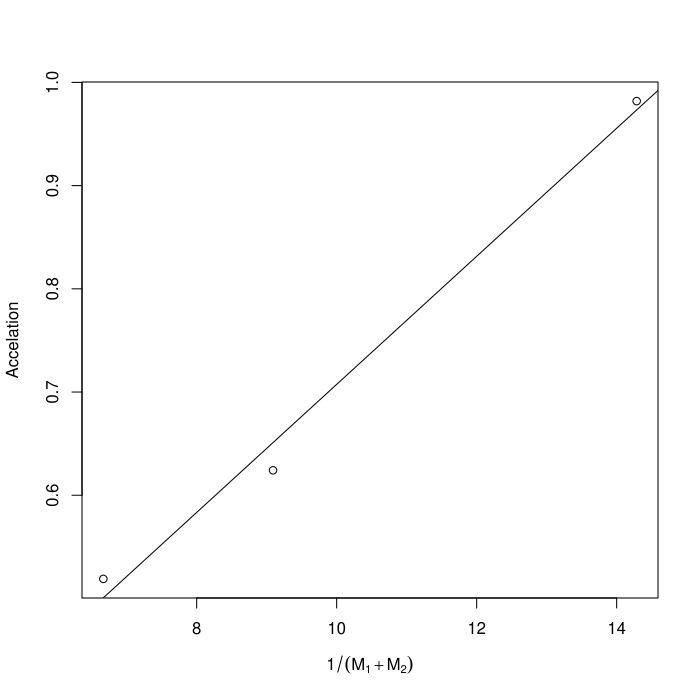

The script that drew this image:
mydata <- read.csv("opgave2.csv")

fit <- lm(mydata$hast ~ mydata$time)
fit2 <- lm(mydata$hast2 ~ mydata$time2)
fit3 <- lm(mydata$hast3 ~ mydata$time3)

coe <- coef(fit)
coe2 <- coef(fit2)
coe3 <- coef(fit3)

coe[2]
coe2[2]
coe3[2]

m <- 1/(0.150)
m2 <- 1/(0.110)
m3 <- 1/(0.070)

fit4 <- lm(c(coe[2], coe2[2], coe3[2]) ~ c(m, m2, m3))
coe4 <- coef(fit4)

coe4[2]

plot(c(m, m2, m3), c(coe[2], coe2[2], coe3[2]), xlab = expression(1/(M[1]+M[2])), ylab = "Accelation")
abline(fit4)

f <- 0.150*coe[2]
f2 <- 0.110*coe2[2]
f3 <- 0.070*coe3[2]

f
f2
f3
